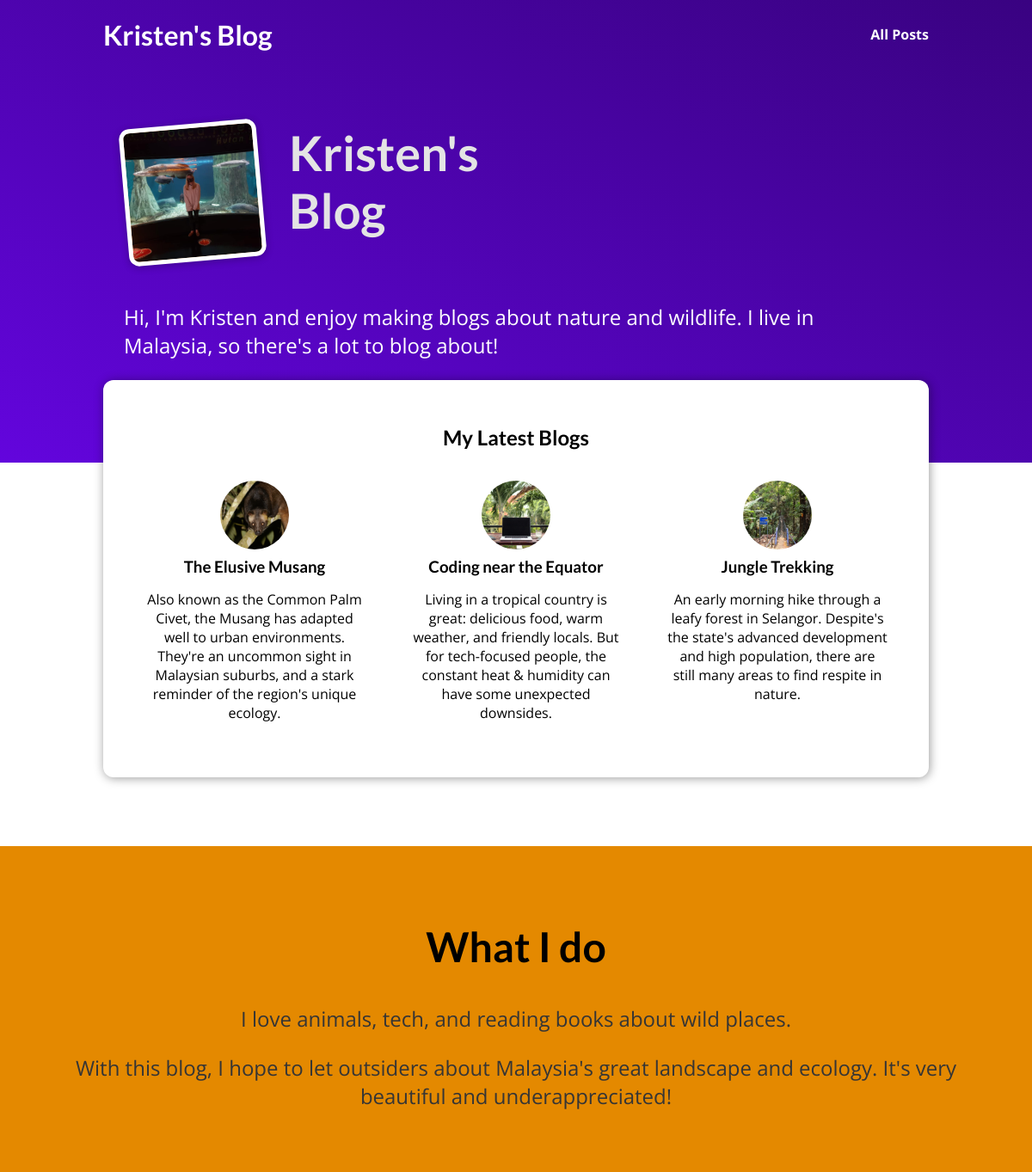
The app's page /, older data.
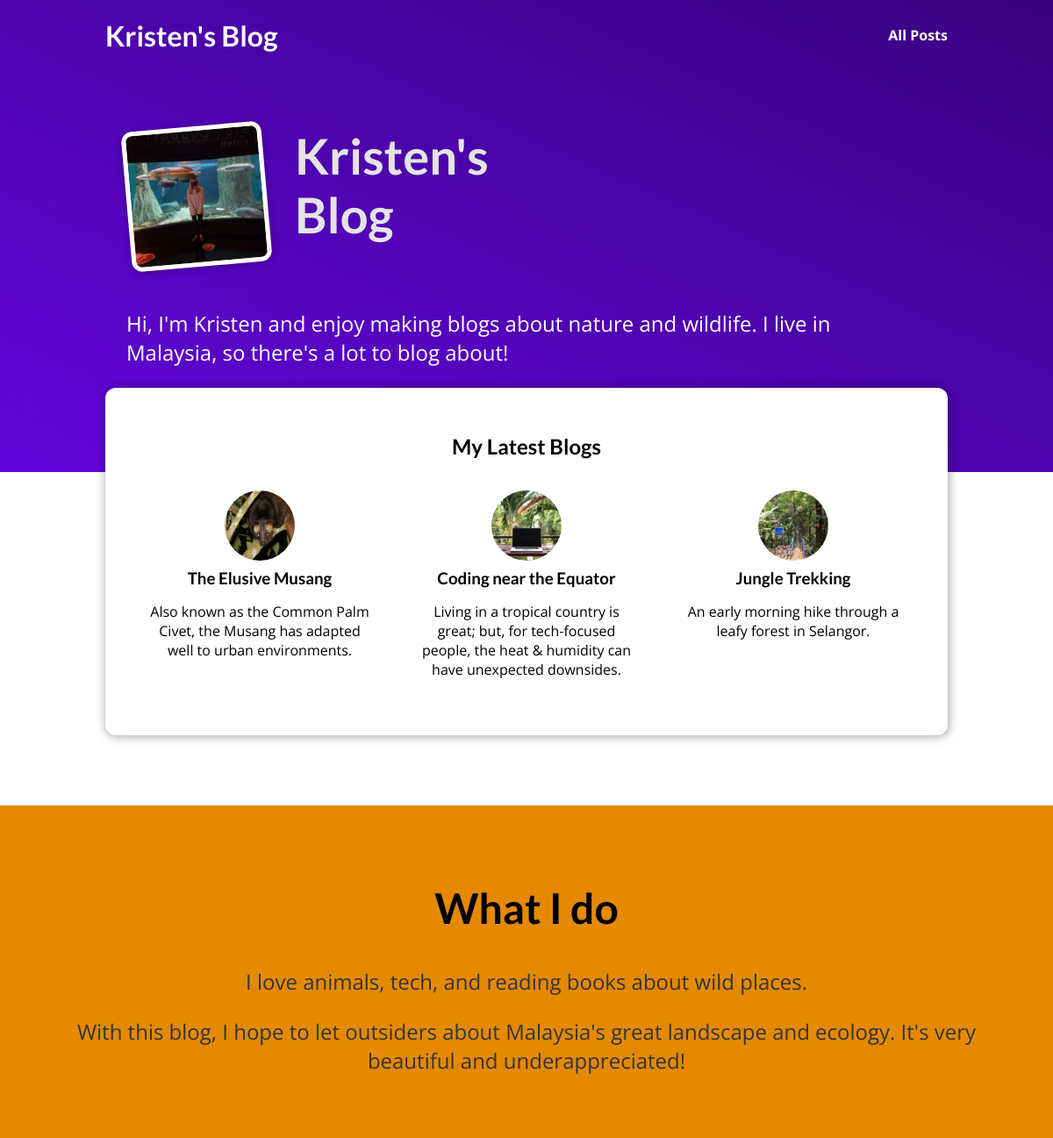
The same page, newer data.
### blog/models.py (models this page shows, shortened)
class Post(models.Model):
    title = models.CharField(max_length=140)
    excerpt = models.CharField(max_length=300)
    image_name = models.CharField(max_length=140)
    date = models.DateField()
    slug = models.CharField(max_length=200, default="", unique=True, db_index=True)
    content = models.TextField()
    author = models.ForeignKey(Author, null=True, on_delete=models.SET_NULL)
    tags = models.ManyToManyField(Tag, blank=True)

### blog/views.py (the view)
# urls.py: path("", views.index, name="index"),
def index(request):
    latest_posts = Post.objects.all().order_by('-date')[:3]
    latest_post = latest_posts[0]
    new_tag = Tag.objects.get(caption="New")
    if new_tag not in latest_post.tags.all():
        latest_post.tags.add(new_tag)
    return render(request, "blog/index.html", {"latest_posts": latest_posts})

### blog/templates/blog/index.html (shortened to what this page needs)
{% extends "base.html" %}
{% load static %}
{% block page_css %}
    <link rel="stylesheet" href="{% static 'blog/post.css' %}">
    <link rel="stylesheet" href="{% static 'blog/index.css' %}">
{% endblock %}
{% block content %}
    {% include "blog/includes/header.html" %}
    <section id="welcome">
        <header>
            <img src="{% static 'blog/images/kristen_aquarium.jpg' %}" alt="Kristen - The Author of this Blog" />
            <h2>Kristen's Blog</h2>
        </header>
        <p>Hi, I'm Kristen and enjoy making blogs about nature and wildlife. I live in Malaysia, so there's a lot to blog about!</p>
    </section>
    <section id="latest-posts">
        <h2>My Latest Blogs</h2>
        <ul>
            {% for post in latest_posts %}
                {% include "blog/includes/post.html" with blog_post=post %}
            {% endfor %}
        </ul>
    </section>
    <section id="about">
        <h2>What I do</h2>
        <p>I love animals, tech, and reading books about wild places.</p>
        <p>
            With this blog, I hope to let outsiders about Malaysia's great landscape and ecology. It's very beautiful and underappreciated!
        </p>
    </section>
{% endblock %}

### blog/templates/blog/includes/post.html
{% load static %}
<li>
    <article class="post">
        <a href="{% url 'post' blog_post.slug %}">
            <img src="{% static 'blog/images/'|add:blog_post.image_name %}" alt={{blog_post.title}} />
            <div class="post__content">
                <h3>{{ blog_post.title }}</h3>
                <p>{{ blog_post.excerpt }}</p>
            </div>
        </a>
    </article>
</li>

Row changes from the older to the newer data that the page shows:
changed Post "The Elusive Musang": excerpt "…well to urban environments. They're an uncommon sight in Malaysian suburbs, and a stark reminder of the region's unique ecology." → "Also known as the Common Palm Civet, the Musang has adapted well to urban environments."
changed Post "Coding near the Equator": excerpt "…a tropical country is great: delicious food, warm weather, and friendly locals. But for tech-focused people, the constant heat & humidity can have some unexpected downsides." → "Living in a tropical country is great; but, for tech-focused people, the heat & humidity can have unexpected downsides."
changed Post "Jungle Trekking": excerpt "…leafy forest in Selangor. Despite's the state's advanced development and high population, there are still many areas to find respite in nature." → "An early morning hike through a leafy forest in Selangor."
